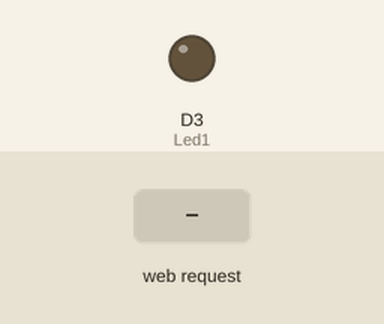
This sketch was run on a simulated ESP8266 (NodeMCU). On the bench: output pins drawn as LEDs (lit = HIGH). The test bench sets the inputs (shaded band). WiFi joins after 1.5 s; servers stay silent unless stated; what the sketch prints to the serial monitor is not drawn.

Above: at 2.8 s.
2.9 s: HTTP request GET /led1 received
At 3.3 s:
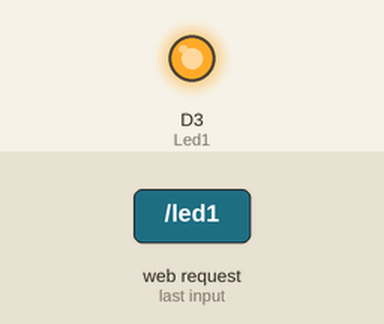
Timing chart, 0 to 5.9 s (numbered marks = the images above; inputs shaded):
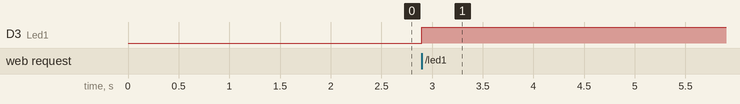

The sketch:

Les3.ino
```cpp
#include <WiFiClient.h>
#include <ESP8266WiFi.h>
#include <ESP8266WebServer.h>
ESP8266WebServer server(80);

// LED pins
uint8_t Led1 = D3; //LED indicator
uint8_t Led2 = D5; //LED indicator
uint8_t Led3 = D6; //LED indicator

// status of each led
bool led1Status = false; //toggle led on/off
bool led2Status = false; //toggle led on/off
bool led3Status = false; //toggle led on/off

// your data
String studentName = "Juda student nummer 00000";
const char* ssid = "iPhone van Yaido";
const char* password = "Yaido123";

void wifiConnect(){
  WiFi.begin(ssid, password);
  while (WiFi.status() != WL_CONNECTED) {
      delay(1000);
      Serial.print("Connecting..");
      }
  //if connected
  Serial.print("\r\nConnected: SSID: ");
  Serial.print(ssid);
  Serial.print("    IP address: ");
  Serial.println(WiFi.localIP());

  server.begin();
  Serial.println("HTTP server started");
 }


void handleRoot() {
  // send text/html back to the connected client
  server.send(200, "text/html", "<h3>Groetjes van Duurzaam Huis! mijnnaam is: " + studentName +
  "<h3> <form action=\"/led1\" method=\"GET\"><input type=\"submit\" name=\"GET_LED1\" value=\"Toggle Led1\"></form> " +
  "<form action=\"/led2\" method=\"GET\"><input type=\"submit\" name=\"GET_LED2\" value=\"Toggle Led2\"></form> " +
  "<form action=\"/led3\" method=\"GET\"><input type=\"submit\" name=\"GET_LED3\" value=\"Toggle Led3\"></form> "
  );

}

// requested url not found
void handleNotFound(){
  String message = "File Not Found\n\n";
  server.send(404, "text/plain", message);
}

void setup(){
  // Setup your LED's Here!

  pinMode(Led1, OUTPUT);


  Serial.begin(115200);      //  Start de serial monitor

/*
 * Webserver functionaliteit
 *  server.on("/"
 *  server.on("/easter_egg"
 *  server.on("/led1"
 *  server.onNotFound
 */

  // server.on("/RequestedURL") activates and calls a function when a client types in this specific url
  server.on("/", handleRoot);

  server.on("/easter_egg", [](){
        server.send(200, "text/plain", "hoera dit werkt");
    });

  server.on("/led1", [](){
    if(!led1Status && !digitalRead(Led1)){
      server.send(200, "text/plain", "led1 on");
      digitalWrite(Led1, HIGH); // led 1 on
      led1Status = true;
    }
  });

  server.onNotFound(handleNotFound);
}

void loop(){
  if (WiFi.status() != WL_CONNECTED) wifiConnect();// reconnect Wifi if necessary
  server.handleClient();
}
```

Measured:
- after the input at 2.9 s, D3 (Led1): LOW → HIGH at once
